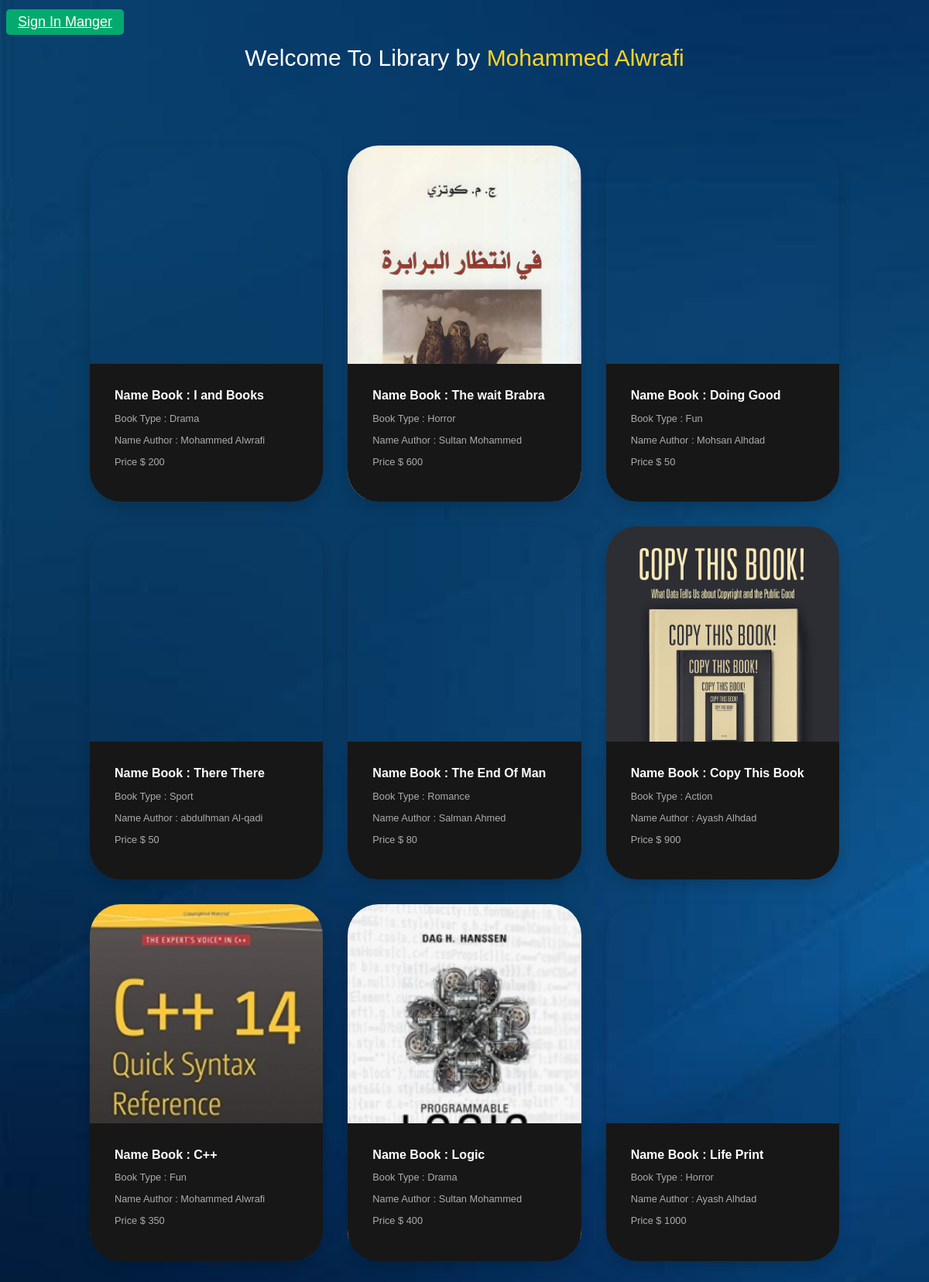
The app's page /shop_book.php with its own data.
### tables this page shows
CREATE TABLE `add_book` (
  `id` int(11) NOT NULL,
  `name_book` varchar(100) NOT NULL,
  `book_type` varchar(50) NOT NULL,
  `name_author` varchar(50) NOT NULL,
  `date_book` date NOT NULL,
  `image` varchar(200) NOT NULL,
  `price` int(11) NOT NULL
);

### shop_book.php (the view, shortened to what this page needs)
<?php
include_once 'connect.php';
$result = mysqli_query($link, "SELECT * FROM add_book");
?>
<!DOCTYPE html>
<html lang="en">
<head>
    <link rel="stylesheet" href="./css/stylee.css">
</head>
<body>
    <a href="index.php" class='signin'"> Sign In Manger </a>
    <div class="header-title">
        <h1>Welcome To Library by <span class="t-highlight"> Mohammed Alwrafi</span></h1>
    </div>
    <ul class="cards">
    <?php foreach ($result->fetch_all(MYSQLI_ASSOC) as $book) { ?>
        <li>
            <a href="buy_book.php?id=<?= $book['id'] ?>" class="card">
                <img src="./img/<?= $book['image'] ?>" class="card__image" alt="" />
                <div class="card__overlay">
                    <div class="card__header">
                        <div class="card__header-text">
                            <h3 class="card__title">Name Book : <?= $book['name_book'] ?></h3>
                            <span class="card__tagline">Book Type  :  <?= $book['book_type'] ?></span>
                            <span class="card__tagline"> Name Author  :  <?= $book['name_author'] ?></span>
                            <span class="card__tagline"> Price  $ <?= $book['price'] ?></span>
                        </div>
                    </div>
                </div>
            </a>
        </li>
        <?php } ?>
    </ul>
</body>
</html>

### css/stylee.css (style rules this page uses)
:root { --surface-color: #171717; --curve: 40; --bgBody: -webkit-gradient(linear,left top,right bottom,from(#4c158a),to(#ad65d6)); --baseColor: #4c158a; --shadow: 0 0.5rem 1rem #00000026 !important; --smShadow: 5px 5px 8px rgba(0, 0, 0, 0.1); }
* { box-sizing: border-box; color: #fff !important; }
.t-highlight { color: #FFD523 !important; }
h1 { font-weight: 100; }
body { font-family: sans-serif; background: var(--bgBody) }
.cards { display: grid; grid-template-columns: repeat(auto-fit, minmax(300px, 1fr)); gap: 2rem; margin: 6rem 9vw; padding: 0; list-style-type: none; }
.card { position: relative; display: block; height: 100%; border-radius: calc(var(--curve) * 1px); overflow: hidden; text-decoration: none; box-shadow: 0 0.5rem 1rem rgba(0, 0, 0, 0.15) !important; }
.card__image { width: 100%; height: auto; }
.card__overlay { position: absolute; bottom: 0; left: 0; right: 0; z-index: 1; border-radius: calc(var(--curve) * 1px); background-color: var(--surface-color); transform: translateY(100%); transition: .2s ease-in-out; }
.card__header { position: relative; display: flex; align-items: center; gap: 2em; padding:2em; background-color: var(--surface-color); transform: translateY(-100%); transition: .2s ease-in-out; }
.card__title { font-size: 1em; margin: 0 0 .3em; color: #EEEEEE; }
.card__tagline { display: block; margin: 1em 0; font-family: sans-serif; font-size: .8em; color: rgb(172, 172, 172) !important; }
.header-title { font-size: 15px; padding-top: 30px; font-weight: 100; text-align: center; }
.signin { background-color: #04AA6D; font-family: 'Source Sans Pro', sans-serif; color: white; font-size: 18px; padding: 6px 15px; margin-top: 4px; margin-right: 10px; display: block; float: left; border-radius: 5px; }

### shop_book.php (style rules this page uses)
body { background-image: url(./img/logo.jpg); background-repeat: no-repeat; background-size: cover; color: #EFDFDF; }

### records on screen
add_book: name_book "I and Books", book_type "Drama", name_author "Mohammed Alwrafi", price "200"
add_book: image (picture), name_book "The wait Brabra", book_type "Horror", name_author "Sultan Mohammed", price "600"
add_book: name_book "Doing Good", book_type "Fun", name_author "Mohsan Alhdad", price "50"
add_book: name_book "There There", book_type "Sport", name_author "abdulhman Al-qadi", price "50"
add_book: name_book "The End Of Man", book_type "Romance", name_author "Salman Ahmed", price "80"
add_book: image (picture), name_book "Copy This Book", book_type "Action", name_author "Ayash Alhdad", price "900"
add_book: image (picture), name_book "C++", book_type "Fun", name_author "Mohammed Alwrafi", price "350"
add_book: image (picture), name_book "Logic", book_type "Drama", name_author "Sultan Mohammed", price "400"
add_book: name_book "Life Print", book_type "Horror", name_author "Ayash Alhdad", price "1000"
